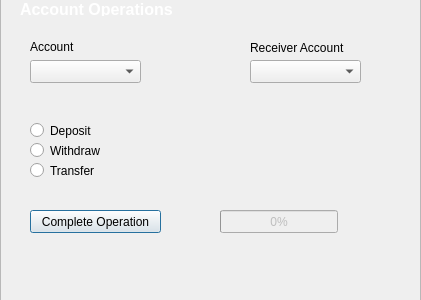
<?xml version="1.0" encoding="UTF-8"?>
<ui version="4.0">
 <class>Operations</class>
 <widget class="QDialog" name="Operations">
  <property name="geometry">
   <rect>
    <x>0</x>
    <y>0</y>
    <width>421</width>
    <height>300</height>
   </rect>
  </property>
  <property name="minimumSize">
   <size>
    <width>421</width>
    <height>300</height>
   </size>
  </property>
  <property name="maximumSize">
   <size>
    <width>421</width>
    <height>300</height>
   </size>
  </property>
  <property name="windowTitle">
   <string>Account Operations Menu</string>
  </property>
  <widget class="QFrame" name="frm_operations">
   <property name="geometry">
    <rect>
     <x>0</x>
     <y>-10</y>
     <width>421</width>
     <height>311</height>
    </rect>
   </property>
   <property name="minimumSize">
    <size>
     <width>421</width>
     <height>311</height>
    </size>
   </property>
   <property name="maximumSize">
    <size>
     <width>421</width>
     <height>311</height>
    </size>
   </property>
   <property name="sizeIncrement">
    <size>
     <width>421</width>
     <height>311</height>
    </size>
   </property>
   <property name="frameShape">
    <enum>QFrame::StyledPanel</enum>
   </property>
   <property name="frameShadow">
    <enum>QFrame::Raised</enum>
   </property>
   <widget class="QComboBox" name="cb_accountSelector">
    <property name="geometry">
     <rect>
      <x>30</x>
      <y>70</y>
      <width>111</width>
      <height>23</height>
     </rect>
    </property>
   </widget>
   <widget class="QRadioButton" name="rb_deposit">
    <property name="geometry">
     <rect>
      <x>30</x>
      <y>130</y>
      <width>100</width>
      <height>21</height>
     </rect>
    </property>
    <property name="text">
     <string>Deposit</string>
    </property>
   </widget>
   <widget class="QRadioButton" name="rb_withdrawn">
    <property name="geometry">
     <rect>
      <x>30</x>
      <y>150</y>
      <width>100</width>
      <height>21</height>
     </rect>
    </property>
    <property name="text">
     <string>Withdraw</string>
    </property>
   </widget>
   <widget class="QRadioButton" name="rb_transfer">
    <property name="geometry">
     <rect>
      <x>30</x>
      <y>170</y>
      <width>100</width>
      <height>21</height>
     </rect>
    </property>
    <property name="text">
     <string>Transfer</string>
    </property>
   </widget>
   <widget class="QPushButton" name="btn_completeOperation">
    <property name="geometry">
     <rect>
      <x>30</x>
      <y>220</y>
      <width>131</width>
      <height>23</height>
     </rect>
    </property>
    <property name="cursor">
     <cursorShape>PointingHandCursor</cursorShape>
    </property>
    <property name="text">
     <string>Complete Operation</string>
    </property>
   </widget>
   <widget class="QComboBox" name="cb_transferAccount">
    <property name="enabled">
     <bool>true</bool>
    </property>
    <property name="geometry">
     <rect>
      <x>250</x>
      <y>70</y>
      <width>111</width>
      <height>23</height>
     </rect>
    </property>
   </widget>
   <widget class="QLabel" name="lb_accountSelec">
    <property name="geometry">
     <rect>
      <x>30</x>
      <y>50</y>
      <width>58</width>
      <height>15</height>
     </rect>
    </property>
    <property name="text">
     <string>&lt;html&gt;&lt;head/&gt;&lt;body&gt;&lt;p&gt;Account&lt;/p&gt;&lt;/body&gt;&lt;/html&gt;</string>
    </property>
   </widget>
   <widget class="QLabel" name="lb_accountSelec_2">
    <property name="enabled">
     <bool>true</bool>
    </property>
    <property name="geometry">
     <rect>
      <x>250</x>
      <y>50</y>
      <width>111</width>
      <height>16</height>
     </rect>
    </property>
    <property name="text">
     <string>&lt;html&gt;&lt;head/&gt;&lt;body&gt;&lt;p&gt;Receiver Account&lt;/p&gt;&lt;/body&gt;&lt;/html&gt;</string>
    </property>
   </widget>
   <widget class="QProgressBar" name="pb_progressBar">
    <property name="enabled">
     <bool>false</bool>
    </property>
    <property name="geometry">
     <rect>
      <x>220</x>
      <y>220</y>
      <width>118</width>
      <height>23</height>
     </rect>
    </property>
    <property name="value">
     <number>0</number>
    </property>
   </widget>
   <widget class="QLabel" name="label">
    <property name="geometry">
     <rect>
      <x>20</x>
      <y>10</y>
      <width>171</width>
      <height>16</height>
     </rect>
    </property>
    <property name="font">
     <font>
      <pointsize>12</pointsize>
      <bold>true</bold>
     </font>
    </property>
    <property name="text">
     <string>&lt;html&gt;&lt;head/&gt;&lt;body&gt;&lt;p&gt;&lt;span style=&quot; color:#ffffff;&quot;&gt;Account Operations&lt;/span&gt;&lt;/p&gt;&lt;/body&gt;&lt;/html&gt;</string>
    </property>
   </widget>
  </widget>
 </widget>
 <resources/>
 <connections/>
</ui>
